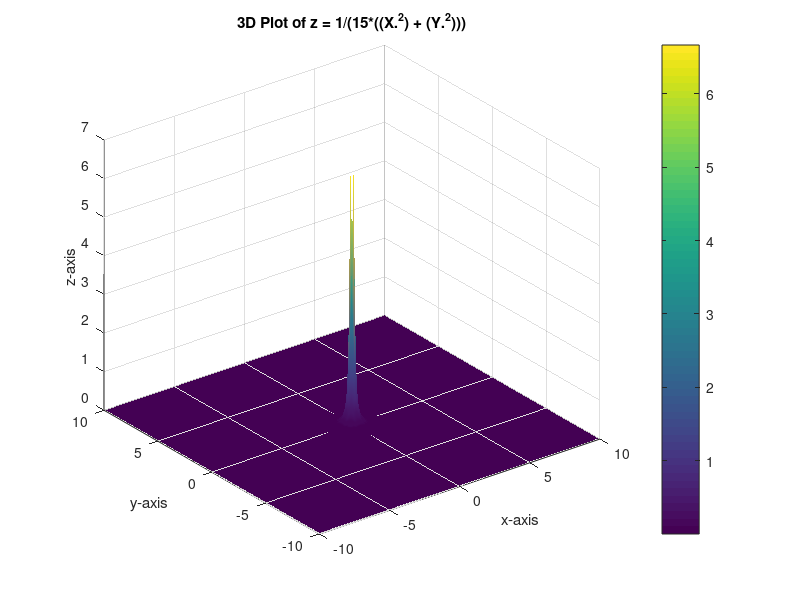

Here is the MATLAB script that generated this plot:
%Assignment Question 9
%Plotting z = 1/(15*((X.^2) + (Y.^2))
x = -10:0.1:10;
y = -10:0.1:10;
[X, Y] = meshgrid(x, y);
den = (X.^2) + (Y.^2);
Z = 1./(15*den);
figure;
surf(X, Y, Z);
shading interp;
xlabel('x-axis');
ylabel('y-axis');
zlabel('z-axis');
title('3D Plot of z = 1/(15*((X.^2) + (Y.^2)))');
colorbar;
